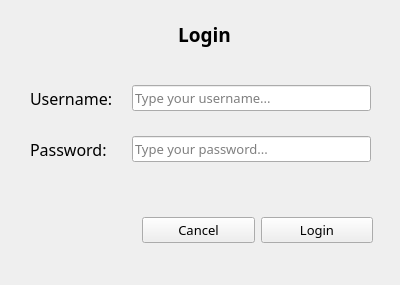
<?xml version="1.0" encoding="UTF-8"?>
<ui version="4.0">
 <class>login_form</class>
 <widget class="QWidget" name="login_form">
  <property name="geometry">
   <rect>
    <x>0</x>
    <y>0</y>
    <width>400</width>
    <height>285</height>
   </rect>
  </property>
  <property name="font">
   <font>
    <family>Source Sans Pro</family>
    <pointsize>10</pointsize>
    <weight>50</weight>
    <bold>false</bold>
   </font>
  </property>
  <property name="windowTitle">
   <string>Password Keeper</string>
  </property>
  <widget class="QWidget" name="formLayoutWidget">
   <property name="geometry">
    <rect>
     <x>20</x>
     <y>60</y>
     <width>361</width>
     <height>131</height>
    </rect>
   </property>
   <layout class="QFormLayout" name="formLayout">
    <property name="labelAlignment">
     <set>Qt::AlignLeading|Qt::AlignLeft|Qt::AlignVCenter</set>
    </property>
    <property name="formAlignment">
     <set>Qt::AlignHCenter|Qt::AlignTop</set>
    </property>
    <property name="horizontalSpacing">
     <number>15</number>
    </property>
    <property name="verticalSpacing">
     <number>25</number>
    </property>
    <property name="leftMargin">
     <number>10</number>
    </property>
    <property name="topMargin">
     <number>25</number>
    </property>
    <property name="rightMargin">
     <number>10</number>
    </property>
    <item row="0" column="0">
     <widget class="QLabel" name="label">
      <property name="font">
       <font>
        <pointsize>12</pointsize>
        <weight>50</weight>
        <bold>false</bold>
       </font>
      </property>
      <property name="text">
       <string>Username: </string>
      </property>
     </widget>
    </item>
    <item row="0" column="1">
     <widget class="QLineEdit" name="username_txt">
      <property name="placeholderText">
       <string>Type your username...</string>
      </property>
     </widget>
    </item>
    <item row="1" column="0">
     <widget class="QLabel" name="label_2">
      <property name="font">
       <font>
        <pointsize>12</pointsize>
       </font>
      </property>
      <property name="text">
       <string>Password:</string>
      </property>
     </widget>
    </item>
    <item row="1" column="1">
     <widget class="QLineEdit" name="password_txt">
      <property name="echoMode">
       <enum>QLineEdit::Password</enum>
      </property>
      <property name="placeholderText">
       <string>Type your password...</string>
      </property>
     </widget>
    </item>
   </layout>
  </widget>
  <widget class="QLabel" name="label_3">
   <property name="geometry">
    <rect>
     <x>80</x>
     <y>20</y>
     <width>249</width>
     <height>29</height>
    </rect>
   </property>
   <property name="sizePolicy">
    <sizepolicy hsizetype="Preferred" vsizetype="Preferred">
     <horstretch>0</horstretch>
     <verstretch>0</verstretch>
    </sizepolicy>
   </property>
   <property name="font">
    <font>
     <pointsize>14</pointsize>
     <weight>75</weight>
     <bold>true</bold>
    </font>
   </property>
   <property name="text">
    <string>Login</string>
   </property>
   <property name="alignment">
    <set>Qt::AlignCenter</set>
   </property>
  </widget>
  <widget class="QWidget" name="horizontalLayoutWidget">
   <property name="geometry">
    <rect>
     <x>132</x>
     <y>190</y>
     <width>251</width>
     <height>80</height>
    </rect>
   </property>
   <layout class="QHBoxLayout" name="horizontalLayout_2">
    <property name="leftMargin">
     <number>10</number>
    </property>
    <property name="topMargin">
     <number>0</number>
    </property>
    <property name="rightMargin">
     <number>10</number>
    </property>
    <item>
     <widget class="QPushButton" name="cancel_button">
      <property name="text">
       <string>Cancel</string>
      </property>
     </widget>
    </item>
    <item>
     <widget class="QPushButton" name="login_button">
      <property name="text">
       <string>Login</string>
      </property>
     </widget>
    </item>
   </layout>
  </widget>
 </widget>
 <resources/>
 <connections/>
</ui>
